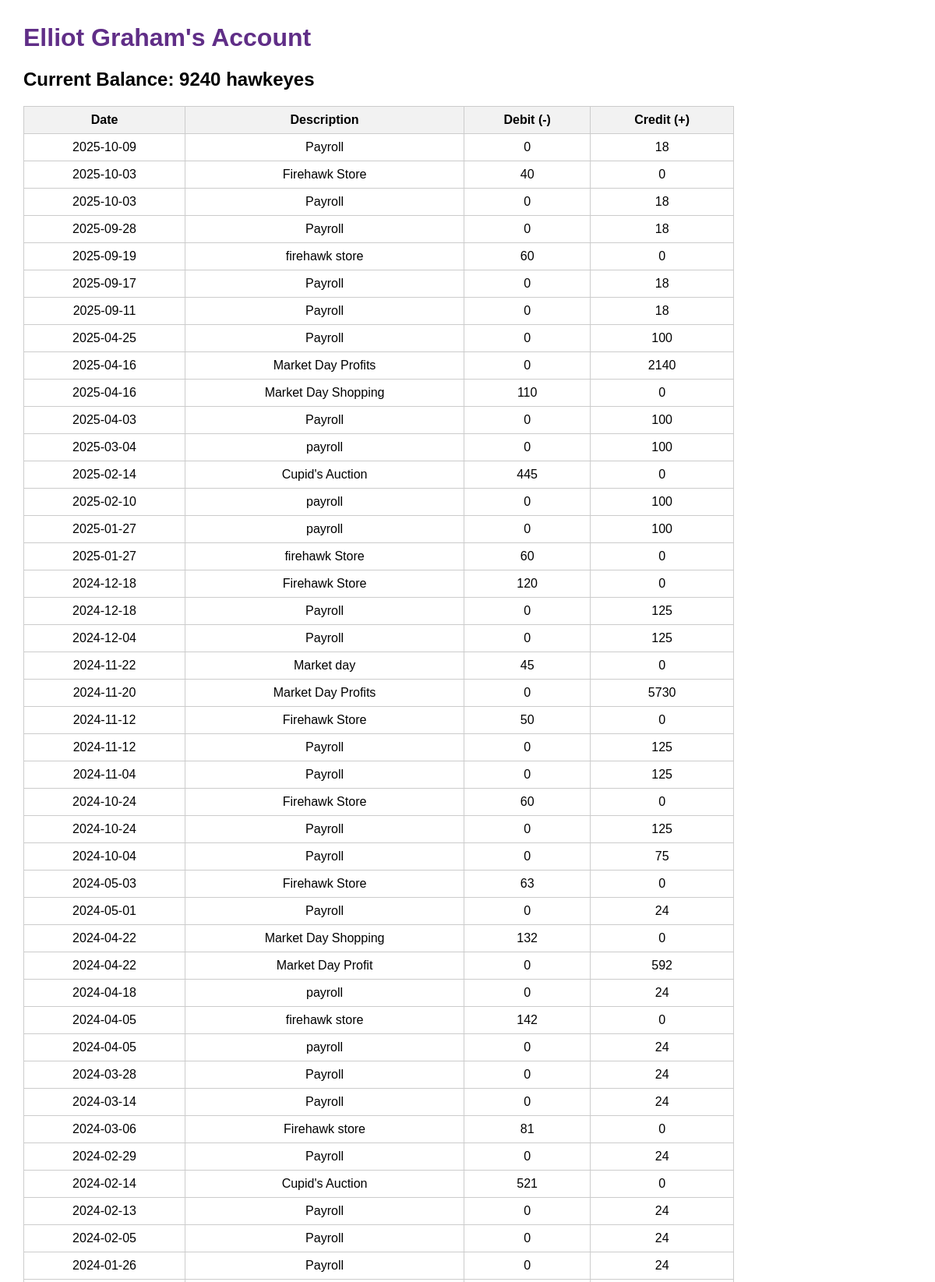
Screenshot of /student/dashboard (signed in, upper part) with the database file from the repository.
### tables this page shows
CREATE TABLE students (
    id INTEGER PRIMARY KEY AUTOINCREMENT,
    name TEXT UNIQUE NOT NULL,
    grade TEXT NOT NULL,
    password TEXT NOT NULL
, payroll INTEGER DEFAULT 0, default_payroll INTEGER DEFAULT 0);

CREATE TABLE transactions (
    id INTEGER PRIMARY KEY AUTOINCREMENT,
    student_id INTEGER NOT NULL,
    date TEXT NOT NULL,
    description TEXT,
    debit INTEGER DEFAULT 0,
    credit INTEGER DEFAULT 0, excel_order INTEGER DEFAULT 0,
    FOREIGN KEY(student_id) REFERENCES students(id)
);

### app.py (the view)
@app.route("/student/dashboard")
def student_dashboard():
    if session.get("user_type") != "student":
        return redirect(url_for("login"))
    student_id = session["user_id"]
    conn = get_db_connection()
    student = conn.execute("SELECT * FROM students WHERE id = ?", (student_id,)).fetchone()
    transactions = conn.execute(
        "SELECT * FROM transactions WHERE student_id = ? ORDER BY date", (student_id,)
    ).fetchall()
    conn.close()
    balance_amount = calculate_balance(transactions)
    return render_template(
        "student_view.html",
        student=student,
        transactions=transactions,
        balance=balance_amount
    )

### app.py (called while the page is built)
def get_db_connection():
    conn = sqlite3.connect("hawkeyes.db")
    conn.row_factory = sqlite3.Row
    return conn

def calculate_balance(transactions):
    balance = sum(t["credit"] for t in transactions) - sum(t["debit"] for t in transactions)
    return balance

### templates/student_view.html (shortened to what this page needs)
<!DOCTYPE html>
<html>
<head>
</head>
<body>
    <h1>{{ student['name'] }}'s Account</h1>
    <h2 class="balance">Current Balance: {{ balance }} hawkeyes</h2>
    <table>
        <tr>
            <th>Date</th>
            <th>Description</th>
            <th>Debit (-)</th>
            <th>Credit (+)</th>
        </tr>
        {% for t in transactions|sort(attribute='date', reverse=true) %}
        <tr>
            <td>{{ t['date'] }}</td>
            <td>{{ t['description'] }}</td>
            <td>{{ t['debit'] }}</td>
            <td>{{ t['credit'] }}</td>
        </tr>
        {% endfor %}
    </table>
</body>
</html>

### templates/student_view.html (style rules this page uses)
body { font-family: Arial, sans-serif; margin: 30px; }
h1 { color: #602e87; }
table { border-collapse: collapse; width: 80%; margin-top: 20px; margin-bottom: 20px; }
th, td { border: 1px solid #ccc; padding: 8px; text-align: center; }
th { background-color: #f2f2f2; }
.balance { font-weight: bold; margin-top: 15px; }

### rows the page displays
students: name "Elliot Graham"
transactions: date "2025-10-09", description "Payroll", debit "0", credit "18"
transactions: date "2025-10-03", description "Firehawk Store", debit "40", credit "0"
transactions: date "2025-10-03", description "Payroll", debit "0", credit "18"
transactions: date "2025-09-28", description "Payroll", debit "0", credit "18"
transactions: date "2025-09-19", description "firehawk store", debit "60", credit "0"
transactions: date "2025-09-17", description "Payroll", debit "0", credit "18"
transactions: date "2025-09-11", description "Payroll", debit "0", credit "18"
transactions: date "2025-04-25", description "Payroll", debit "0", credit "100"
transactions: date "2025-04-16", description "Market Day Profits", debit "0", credit "2140"
transactions: date "2025-04-16", description "Market Day Shopping", debit "110", credit "0"
transactions: date "2025-04-03", description "Payroll", debit "0", credit "100"
transactions: date "2025-03-04", description "payroll", debit "0", credit "100"
transactions: date "2025-02-14", description "Cupid's Auction", debit "445", credit "0"
transactions: date "2025-02-10", description "payroll", debit "0", credit "100"
transactions: date "2025-01-27", description "payroll", debit "0", credit "100"
transactions: date "2025-01-27", description "firehawk Store", debit "60", credit "0"
transactions: date "2024-12-18", description "Firehawk Store", debit "120", credit "0"
transactions: date "2024-12-18", description "Payroll", debit "0", credit "125"
transactions: date "2024-12-04", description "Payroll", debit "0", credit "125"
transactions: date "2024-11-22", description "Market day", debit "45", credit "0"
transactions: date "2024-11-20", description "Market Day Profits", debit "0", credit "5730"
transactions: date "2024-11-12", description "Firehawk Store", debit "50", credit "0"
transactions: date "2024-11-12", description "Payroll", debit "0", credit "125"
transactions: date "2024-11-04", description "Payroll", debit "0", credit "125"
transactions: date "2024-10-24", description "Firehawk Store", debit "60", credit "0"
transactions: date "2024-10-24", description "Payroll", debit "0", credit "125"
transactions: date "2024-10-04", description "Payroll", debit "0", credit "75"
transactions: date "2024-05-03", description "Firehawk Store", debit "63", credit "0"
transactions: date "2024-05-01", description "Payroll", debit "0", credit "24"
transactions: date "2024-04-22", description "Market Day Shopping", debit "132", credit "0"
transactions: date "2024-04-22", description "Market Day Profit", debit "0", credit "592"
transactions: date "2024-04-18", description "payroll", debit "0", credit "24"
transactions: date "2024-04-05", description "firehawk store", debit "142", credit "0"
transactions: date "2024-04-05", description "payroll", debit "0", credit "24"
transactions: date "2024-03-28", description "Payroll", debit "0", credit "24"
transactions: date "2024-03-14", description "Payroll", debit "0", credit "24"
transactions: date "2024-03-06", description "Firehawk store", debit "81", credit "0"
transactions: date "2024-02-29", description "Payroll", debit "0", credit "24"
transactions: date "2024-02-14", description "Cupid's Auction", debit "521", credit "0"
transactions: date "2024-02-13", description "Payroll", debit "0", credit "24"
transactions: date "2024-02-05", description "Payroll", debit "0", credit "24"
transactions: date "2024-01-26", description "Payroll", debit "0", credit "24"

### other values shown
{{ balance }} "9240"
